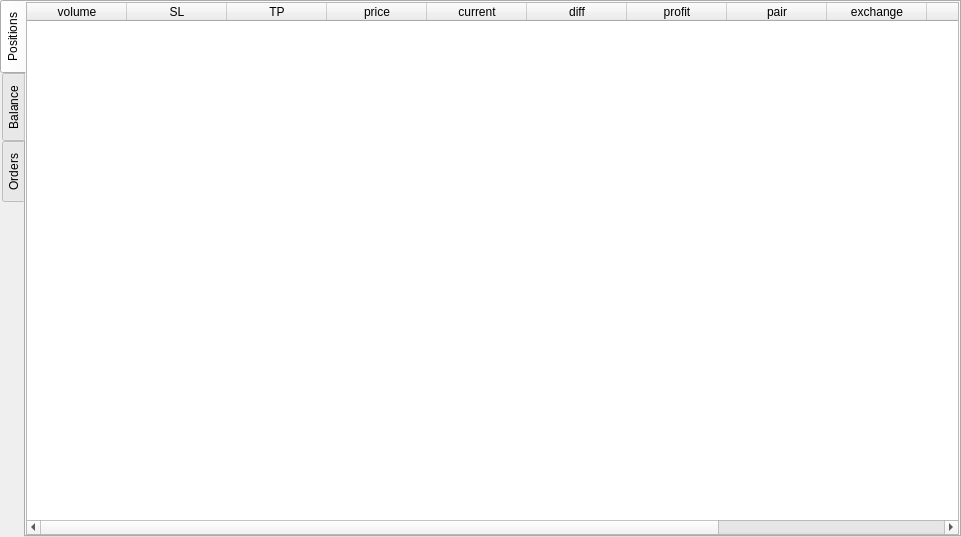
<?xml version="1.0" encoding="UTF-8"?>
<ui version="4.0">
 <class>GuiPosition</class>
 <widget class="QWidget" name="GuiPosition">
  <property name="geometry">
   <rect>
    <x>0</x>
    <y>0</y>
    <width>961</width>
    <height>537</height>
   </rect>
  </property>
  <property name="windowTitle">
   <string>Position</string>
  </property>
  <layout class="QGridLayout" name="gridLayout_3">
   <property name="leftMargin">
    <number>0</number>
   </property>
   <property name="topMargin">
    <number>0</number>
   </property>
   <property name="rightMargin">
    <number>0</number>
   </property>
   <property name="bottomMargin">
    <number>0</number>
   </property>
   <property name="spacing">
    <number>0</number>
   </property>
   <item row="0" column="0">
    <widget class="QTabWidget" name="tab">
     <property name="tabPosition">
      <enum>QTabWidget::West</enum>
     </property>
     <property name="tabShape">
      <enum>QTabWidget::Rounded</enum>
     </property>
     <property name="currentIndex">
      <number>0</number>
     </property>
     <property name="documentMode">
      <bool>false</bool>
     </property>
     <property name="tabsClosable">
      <bool>false</bool>
     </property>
     <property name="movable">
      <bool>false</bool>
     </property>
     <property name="tabBarAutoHide">
      <bool>false</bool>
     </property>
     <widget class="QWidget" name="position">
      <attribute name="title">
       <string>Positions</string>
      </attribute>
      <layout class="QGridLayout" name="gridLayoutPosition">
       <property name="leftMargin">
        <number>0</number>
       </property>
       <property name="topMargin">
        <number>0</number>
       </property>
       <property name="rightMargin">
        <number>0</number>
       </property>
       <property name="bottomMargin">
        <number>0</number>
       </property>
       <property name="spacing">
        <number>0</number>
       </property>
       <item row="0" column="0">
        <widget class="TablePosition" name="tablePosition">
         <property name="editTriggers">
          <set>QAbstractItemView::NoEditTriggers</set>
         </property>
         <property name="alternatingRowColors">
          <bool>true</bool>
         </property>
         <property name="selectionMode">
          <enum>QAbstractItemView::NoSelection</enum>
         </property>
         <property name="selectionBehavior">
          <enum>QAbstractItemView::SelectItems</enum>
         </property>
         <property name="sortingEnabled">
          <bool>true</bool>
         </property>
         <attribute name="horizontalHeaderStretchLastSection">
          <bool>true</bool>
         </attribute>
         <attribute name="verticalHeaderVisible">
          <bool>false</bool>
         </attribute>
         <column>
          <property name="text">
           <string>volume</string>
          </property>
         </column>
         <column>
          <property name="text">
           <string>SL</string>
          </property>
         </column>
         <column>
          <property name="text">
           <string>TP</string>
          </property>
         </column>
         <column>
          <property name="text">
           <string>price</string>
          </property>
         </column>
         <column>
          <property name="text">
           <string>current</string>
          </property>
         </column>
         <column>
          <property name="text">
           <string>diff</string>
          </property>
         </column>
         <column>
          <property name="text">
           <string>profit</string>
          </property>
         </column>
         <column>
          <property name="text">
           <string>pair</string>
          </property>
         </column>
         <column>
          <property name="text">
           <string>exchange</string>
          </property>
         </column>
         <column>
          <property name="text">
           <string>type</string>
          </property>
         </column>
         <column>
          <property name="text">
           <string>status</string>
          </property>
         </column>
         <column>
          <property name="text">
           <string>open date</string>
          </property>
         </column>
        </widget>
       </item>
      </layout>
     </widget>
     <widget class="QWidget" name="balance">
      <attribute name="title">
       <string>Balance</string>
      </attribute>
      <layout class="QGridLayout" name="gridLayoutBalance">
       <property name="leftMargin">
        <number>0</number>
       </property>
       <property name="topMargin">
        <number>0</number>
       </property>
       <property name="rightMargin">
        <number>0</number>
       </property>
       <property name="bottomMargin">
        <number>0</number>
       </property>
       <property name="spacing">
        <number>0</number>
       </property>
       <item row="0" column="0">
        <widget class="QTableWidget" name="tableBalance">
         <property name="editTriggers">
          <set>QAbstractItemView::NoEditTriggers</set>
         </property>
         <property name="alternatingRowColors">
          <bool>true</bool>
         </property>
         <property name="selectionMode">
          <enum>QAbstractItemView::NoSelection</enum>
         </property>
         <property name="selectionBehavior">
          <enum>QAbstractItemView::SelectRows</enum>
         </property>
         <property name="sortingEnabled">
          <bool>true</bool>
         </property>
         <attribute name="horizontalHeaderStretchLastSection">
          <bool>true</bool>
         </attribute>
         <attribute name="verticalHeaderVisible">
          <bool>false</bool>
         </attribute>
         <column>
          <property name="text">
           <string>currency</string>
          </property>
         </column>
         <column>
          <property name="text">
           <string>balance</string>
          </property>
         </column>
        </widget>
       </item>
      </layout>
     </widget>
     <widget class="QWidget" name="orders">
      <attribute name="title">
       <string>Orders</string>
      </attribute>
      <layout class="QGridLayout" name="gridLayoutOrders">
       <property name="leftMargin">
        <number>0</number>
       </property>
       <property name="topMargin">
        <number>0</number>
       </property>
       <property name="rightMargin">
        <number>0</number>
       </property>
       <property name="bottomMargin">
        <number>0</number>
       </property>
       <property name="spacing">
        <number>0</number>
       </property>
       <item row="0" column="0">
        <widget class="TableOrder" name="tableOrders">
         <attribute name="horizontalHeaderStretchLastSection">
          <bool>true</bool>
         </attribute>
         <attribute name="verticalHeaderVisible">
          <bool>false</bool>
         </attribute>
         <column>
          <property name="text">
           <string>price</string>
          </property>
         </column>
         <column>
          <property name="text">
           <string>volume</string>
          </property>
         </column>
         <column>
          <property name="text">
           <string>type</string>
          </property>
         </column>
         <column>
          <property name="text">
           <string>date</string>
          </property>
         </column>
         <column>
          <property name="text">
           <string>pair</string>
          </property>
         </column>
        </widget>
       </item>
      </layout>
     </widget>
    </widget>
   </item>
  </layout>
 </widget>
 <layoutdefault spacing="6" margin="11"/>
 <customwidgets>
  <customwidget>
   <class>TablePosition</class>
   <extends>QTableWidget</extends>
   <header>TablePosition.h</header>
  </customwidget>
  <customwidget>
   <class>TableOrder</class>
   <extends>QTableWidget</extends>
   <header>TableOrder.h</header>
  </customwidget>
 </customwidgets>
 <resources/>
 <connections/>
</ui>
